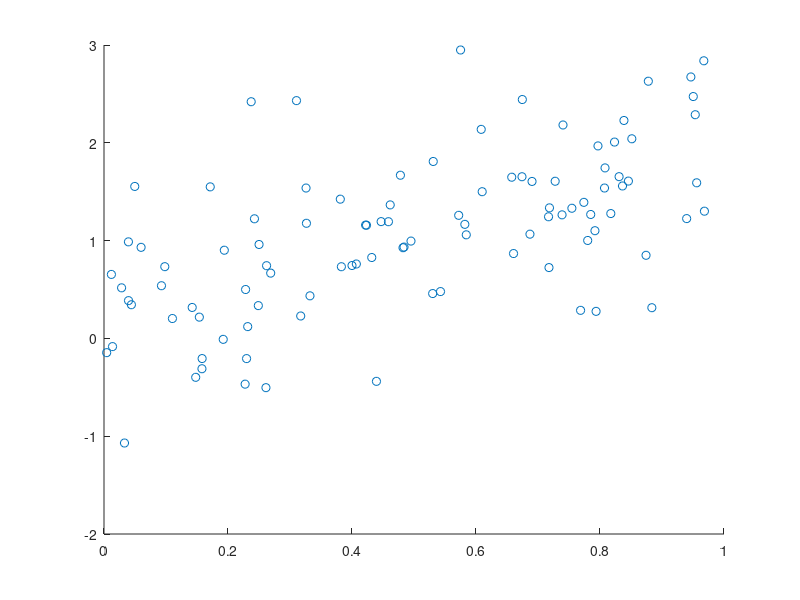

The MATLAB script that drew this image:
%% Markov chain Monte Carlo and Gibbs sampling
 
% 1) P(beta|sigma^2,x,y)
% beta=exp{-1/2*[beta^T*(X^T*X/sigma^2+Ssigma0^-1 )*beta - 2*beta^T(X^T*Y)/sigma^2 + Ssigma0^-1*beta0)]}
% N(beta|mu,Ssigma)
% mu=A^-1*b   = (X^T*X/sigma^2+Ssigma0^-1 )^-1*(X^T*Y)/sigma^2 + Ssigma0^-1*beta0)
% Ssigma=A^-1 = (X^T*X/sigma^2+Ssigma0^-1 )^-1


% 2) P(sigma^2|x,y,beta)
% sigma^2= IG[(sigma^2)a+n/2 , b+1/2(y-x*beta)^T(y-x*beta)]
% a*= (sigma^2)a+n/2
% b*= b+1/2(y-x*beta)^T(y-x*beta)


close all; 
clear; 
home; 
format long g;

% Initial data
% Parameters
nn      = 100;             % Number of samples for examine the AC
N       = 10000;           % Number of samples (iterations)
burnin  = 10000;           % Number of runs until the chain approaches stationarity
lag     = 10;              % Thinning or lag period: storing only every lag-th point

% Storage
theta   = zeros(1,N);      % Samples drawn from the Markov chain (States)
acc     = 0;               % Accepted samples
sigma = 1;                 % the standard deviation
mu = 1;


proposal_PDF = @(x,mu) normpdf(x,mu,sigma);   
sample_from_proposal_PDF = @(mu) normrnd(mu,sigma);
%p = @(x,y) exp(-x.^2).*(2+sin(x*5)+sin(x*2)); 


y = @(x,y) normpdf(x,mu,sigma);


aa = -3;   bb = 3;       
t = 0.5;

% Note: In matlab to compute inverse matrix use the inv() command. (.^-1 is elementwise inverse) 
% To compute something like c = inv(A) * b effienctly, use c = linsolve(A, b)
% proposal_PDF = @(mu,Ssigma)
%      mu= (X.^T.*X./sigma.^2+Ssigma0^.-1 )^-1.*(X^T.*Y)./sigma.^2 + Ssigma0.^-1.*beta0);
%      Ssigma= X.^T.*X./sigma.^2+Ssigma0.^-1).^-1;
        
% M-H routine
for i = 1:burnin    % First make the burn-in stage
    %[t] = MH_routine(t, y, proposal_PDF, sample_from_proposal_PDF);
end
for i = 1:N         % Cycle to the number of samples
     for j = 1:lag   % Cycle to make the thinning
        %[t a] = MH_routine(t, y, proposal_PDF, sample_from_proposal_PDF);
    end
    %theta(i) = t;        % Samples accepted
    %acc      = acc + a;  % Accepted ?
end
%accrate = acc/N;     % Acceptance rate


% Histogram, target function and samples 
xx = aa:0.01:bb;   % x-axis (Graphs)
figure;
        
% Histogram and target dist
%[n1 x1] = hist(theta, ceil(sqrt(N))); 
%bar(x1, n1/(N*(x1(2)-x1(1))));   colormap summer;   hold on;  % Normalized histogram
%plot(xx, y(xx)/trapz(xx,y(xx)), 'r-', 'LineWidth', 2);        % Normalized "PDF"
%xlim([aa bb]); grid on; 
%title('Distribution of samples', 'FontSize', 15);
%ylabel('Probability density function', 'FontSize', 12);
%text(aa+3,0.8,sprintf('Acceptace rate = %g', accrate),'FontSize',12);

% samples
%figure;
%plot(1:N, theta,  'b-');   xlim([0 N]); ylim([aa bb]);   grid on; 
%xlabel('Iterations, N', 'FontSize', 12); 
%ylabel('Location', 'FontSize', 12);


%% Metropolis-Adjusted Langevin Algorithm
close all; 
clear; 
home; 
format long g;

% beta(i)= N(.|beta(i-1)+delta_t/2*M(-Ssigma^-1()beta(i-1)-mu),M*delta_t)
% M = I

% The first task is to simulate some data from the linear regression model

N_data = 100; % Number of datapoints in the dataset
beta_true = [0.5 1.5 -1.0 0.7]'; % The ground truth intercept and weights
sigma_true = 0.5; % Ground truth value for the standard deviation
d = length(beta_true); % Number of model parameters (excluding variance)
designs = rand(N_data, d-1); % Sample covariates from U(0, 1)
X = cat(2, ones(N_data, 1), designs); % Construct design matrix
y = normrnd(X * beta_true, sigma_true); % Sample outputs from our model

scatter(X(:, 2), y); % Visualize first convariate and outputs

% We also need to select (noninformative) prior distributions

% The prior for the variance is inverse gamma distribution with parameters 
% a0 and b0
a0 = 0.0001;
b0 = 0.0001;

% The prior for the weights and intercept is a multivariate Gaussian
% distribution with parameters mu_0 and Ssigma_0)
mu_0 = zeros(d, 1); % Prior mean for weights and intercept
sigma2_0 = 1000; % Prior variance for weights and intercept
Ssigma0 = eye(d) * sigma2_0; % Prior covariance matrix for weights and intercept

% MCMC parameters
nn      = 100;             % Number of samples for examine the AC
N       = 10000;           % Number of samples (iterations)
burnin  = 10000;           % Number of runs until the chain approaches stationarity
lag     = 10;              % Thinning or lag period: storing only every lag-th point

% Storage
samples   = zeros(N, d+1);      % Samples drawn from the Markov chain (States)
acc     = 0;                    % Accepted samples

% Initialize chain
sigma2 = 1;                 % variance parameter (sampled from inv. gamma)
beta = zeros(1, d);       % weight parameters (sampled with MALA)

% MALA parameters
delta_t = 0.1;
M = eye(d);

% Define helper functions

% proposal density is p(beta(i + 1) | beta(i), ...)
proposal_PDF_mala = @(beta_proposed, beta_current, mu, Ssigma) 0; % TODO

sample_from_proposal_PDF_mala = @(beta_current, mu, Ssigma) 0; % TODO

% target density is p(beta|sigma2, X, y)
target_density_mala = @(beta, mu, Ssigma) 0; % TODO

% Run the chain
for i = 1:burnin    % First make the burn-in stage
    
    % Compute a parameter of inverse gamma distribution
    a = a0 + N_data;
    
    % Compute b parameter of inverse gamma distribution
    b = b0 + 0.5 * (y - X * beta')' * (y - X * beta');
    
    % Sample sigma2 from p(sigma2 | beta, X, y) (inverse gamma)
    sigma2 = 1 / gamrnd(a, 1/b);
    
    % Compute mean of p(beta | sigma2, X, y)
    mu = 0; % TODO
    
    % Compute covariance matrix of p(beta | sigma2, X, y)
    Ssigma = 0; % TODO
    
    % Sample proposed beta from the MALA proposal distribution
    beta_proposed = 0; % TODO
    
    % Evaluate p(beta_proposed | sigma2, X, y)
    proposed_target_density = 0; % TODO
    
    % Evaluate p(beta_current | sigma2, X, y)
    current_target_density = 0; % TODO
    
    % Evaluate p(beta_proposed | beta_current, ...)
    proposal_density = 0; % TODO
    
    % Evaluate p(beta_current | beta_proposed, ...)
    reverse_proposal_density = 0; % TODO
    
    % Compute acceptance probability with MH acceptance rule
    alpha = 0; % TODO
    
    % Replace beta with proposal with probability alpha
    beta = beta; % TODO
end
for i = 1:N         % Cycle to the number of samples
     for j = 1:lag   % Cycle to make the thinning
         
        % Compute a parameter of inverse gamma distribution
        a = a0 + N_data;
        
        % Compute b parameter of inverse gamma distribution
        b = b0 + 0.5 * (y - X * beta')' * (y - X * beta');

        % Sample sigma2 from p(sigma2 | beta, X, y) (inverse gamma)
        sigma2 = 1 / gamrnd(a, 1/b);
        
        % Compute mean of p(beta | sigma2, X, y)
        mu = 0; % TODO

        % Compute covariance matrix of p(beta | sigma2, X, y)
        Ssigma = 0; % TODO

        % Sample proposed beta from the MALA proposal distribution
        beta_proposed = 0; % TODO

        % Evaluate p(beta_proposed | sigma2, X, y)
        proposed_target_density = 0; % TODO

        % Evaluate p(beta_current | sigma2, X, y)
        current_target_density = 0; % TODO

        % Evaluate p(beta_proposed | beta_current, ...)
        proposal_density = 0; % TODO

        % Evaluate p(beta_current | beta_proposed, ...)
        reverse_proposal_density = 0; % TODO

        % Compute acceptance probability with MH acceptance rule
        alpha = 0; % TODO

        % Replace beta with proposal with probability alpha
        beta = beta; % TODO
        
     end
    samples(i, 1) = sigma2;          % Store sigma2 sample
    samples(i, 2:d+1) = beta;        % Store beta sample
    acc      = acc + a;  % Accepted ?
end
accrate = acc/N;     % Acceptance rate

% TODO: Make parameter specific histograms and trace plots for sigma2,
% beta(1) (intercept) and beta(2) (first weight).

% TODO: Compute posterior mean (mean of beta samples)

% TODO: Simulate test data from the same model and compute MSE of the fit
% (i.e. measure average distance between predictions based on 
% beta mean to each y value in the test set).


